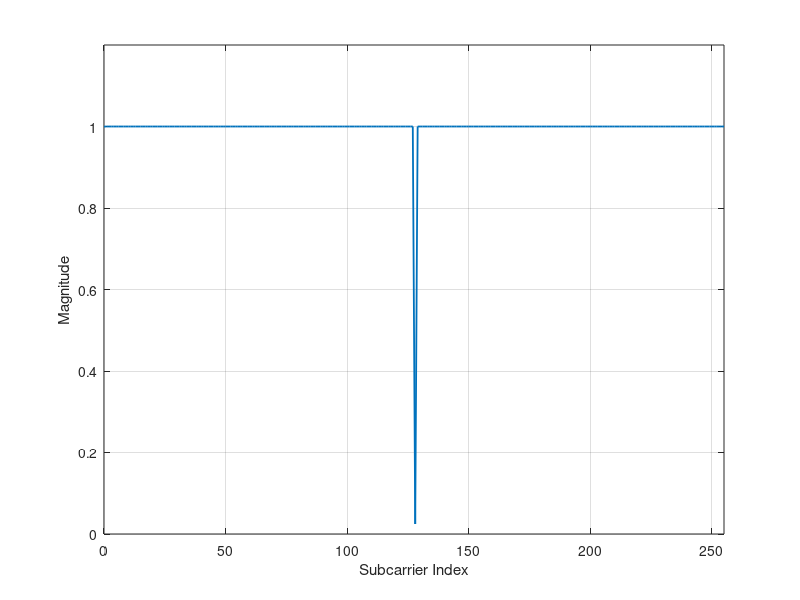
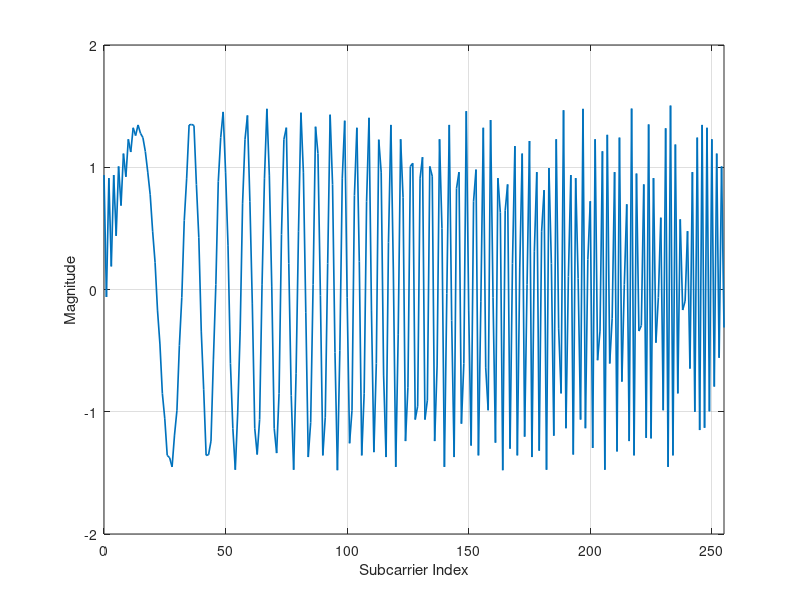

Source code (MATLAB) for these figures, in order:
clear all;close all;clc;
nSC = 128;
n = [1:nSC]';
q = 0;
r = 1;
ZC = exp(-1i*2*pi*r*(n.*n/2+q*n)/nSC);%.* conj(repmat(powerWet,1,nSignal)');    % original ZC sequence of 1 cycle
%% Generate Hermitian symmetric sequence
ZC_freq = zeros(1,2*nSC);
ZC_freq(1) = real(ZC(1));
ZC_freq(2:nSC) = ZC(2:nSC);
ZC_freq(nSC+1) = imag(ZC(1));
ZC_freq(nSC+2:2*nSC) = conj(flipud(ZC(2:nSC)));
%%%%%%%%%%%%%%%%%%%%%%%%%%%%%%%%%%%%%%%%%%%%%%%%%%%

% Correspondent time domain sequence
ZC_time =ifft(ZC_freq)*sqrt(2*nSC);
% ZC_time =ZC_time/max(abs(ZC_time));
plot(0:2*nSC-1,abs(ZC_freq),'LineWidth',1.3);
axis([0,2*nSC-1,0,1.2]);
xlabel('Subcarrier Index');
ylabel('Magnitude');
grid on;
figure(2);
plot(0:2*nSC-1,ZC_time,'LineWidth',1.2);
axis([0,2*nSC-1,-2,2]);
xlabel('Subcarrier Index');
ylabel('Magnitude');
grid on;